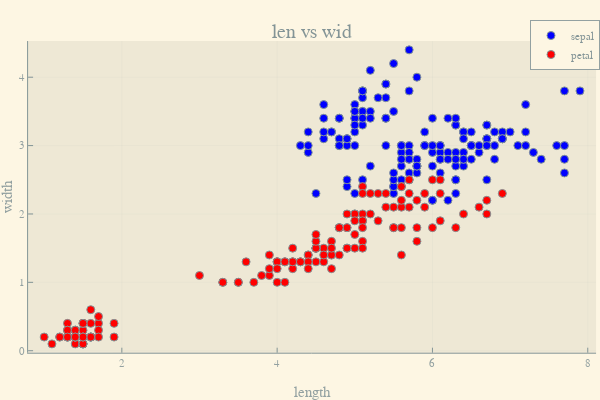

Source (notebook cell):
### Code cell
begin
    scatter(title="len vs wid", xlabel = "length", ylabel="width",
             df.sepal_len, df.sepal_wid, color="blue", label="sepal")
    scatter!(df.petal_len, df.petal_wid, color="red", label="petal")
end

### Figure 1 — Plotly figure (JSON) as saved in the notebook; plotly's stock layout.template omitted (floating-point values rounded to 4 significant figures; data arrays with more than 128 entries replaced by an {"elided": "..."} marker saying what was removed)
{"data": [{"colorbar": {"title": ""}, "legendgroup": "sepal", "marker": {"color": "rgba(0, 0, 255, 1.000)", "line": {"color": "rgba(131, 148, 150, 1.000)", "width": 1}, "size": 8, "symbol": "circle"}, "mode": "markers", "name": "sepal", "showlegend": true, "type": "scatter", "x": {"elided": "150 float values"}, "xaxis": "x", "y": {"elided": "150 float values"}, "yaxis": "y", "zmax": null, "zmin": null}, {"colorbar": {"title": ""}, "legendgroup": "petal", "marker": {"color": "rgba(255, 0, 0, 1.000)", "line": {"color": "rgba(131, 148, 150, 1.000)", "width": 1}, "size": 8, "symbol": "circle"}, "mode": "markers", "name": "petal", "showlegend": true, "type": "scatter", "x": {"elided": "150 float values"}, "xaxis": "x", "y": {"elided": "150 float values"}, "yaxis": "y", "zmax": null, "zmin": null}], "layout": {"annotations": [{"font": {"color": "rgba(131, 148, 150, 1.000)", "family": "sans-serif", "size": 20}, "rotation": 0, "showarrow": false, "text": "len vs wid", "x": 0.5201, "xanchor": "center", "xref": "paper", "y": 1, "yanchor": "top", "yref": "paper"}], "height": 400, "legend": {"bgcolor": "rgba(253, 246, 227, 1.000)", "bordercolor": "rgba(147, 161, 161, 1.000)", "borderwidth": 1, "font": {"color": "rgba(131, 148, 150, 1.000)", "family": "sans-serif", "size": 11}, "tracegroupgap": 0, "traceorder": "normal", "x": 1, "xanchor": "auto", "y": 1, "yanchor": "auto"}, "margin": {"b": 20, "l": 0, "r": 0, "t": 20}, "paper_bgcolor": "rgba(253, 246, 227, 1.000)", "plot_bgcolor": "rgba(238, 232, 213, 1.000)", "showlegend": true, "width": 600, "xaxis": {"anchor": "y", "domain": [0.04684, 0.9934], "gridcolor": "rgba(131, 148, 150, 0.100)", "gridwidth": 0.5, "linecolor": "rgba(131, 148, 150, 1.000)", "mirror": false, "range": [0.793, 8.107], "showgrid": true, "showline": true, "showticklabels": true, "tickangle": 0, "tickcolor": "rgb(131, 148, 150)", "tickfont": {"color": "rgba(147, 161, 161, 1.000)", "family": "sans-serif", "size": 11}, "tickmode": "array", "ticks": "inside", "ticktext": ["2", "4", "6", "8"], "tickvals": [2, 4, 6, 8], "title": "length", "titlefont": {"color": "rgba(147, 161, 161, 1.000)", "family": "sans-serif", "size": 15}, "type": "-", "visible": true, "zeroline": false, "zerolinecolor": "rgba(131, 148, 150, 1.000)"}, "yaxis": {"anchor": "x", "domain": [0.07581, 0.9415], "gridcolor": "rgba(131, 148, 150, 0.100)", "gridwidth": 0.5, "linecolor": "rgba(131, 148, 150, 1.000)", "mirror": false, "range": [-0.029, 4.529], "showgrid": true, "showline": true, "showticklabels": true, "tickangle": 0, "tickcolor": "rgb(131, 148, 150)", "tickfont": {"color": "rgba(147, 161, 161, 1.000)", "family": "sans-serif", "size": 11}, "tickmode": "array", "ticks": "inside", "ticktext": ["0", "1", "2", "3", "4"], "tickvals": [0, 1, 2, 3, 4], "title": "width", "titlefont": {"color": "rgba(147, 161, 161, 1.000)", "family": "sans-serif", "size": 15}, "type": "-", "visible": true, "zeroline": false, "zerolinecolor": "rgba(131, 148, 150, 1.000)"}}}
